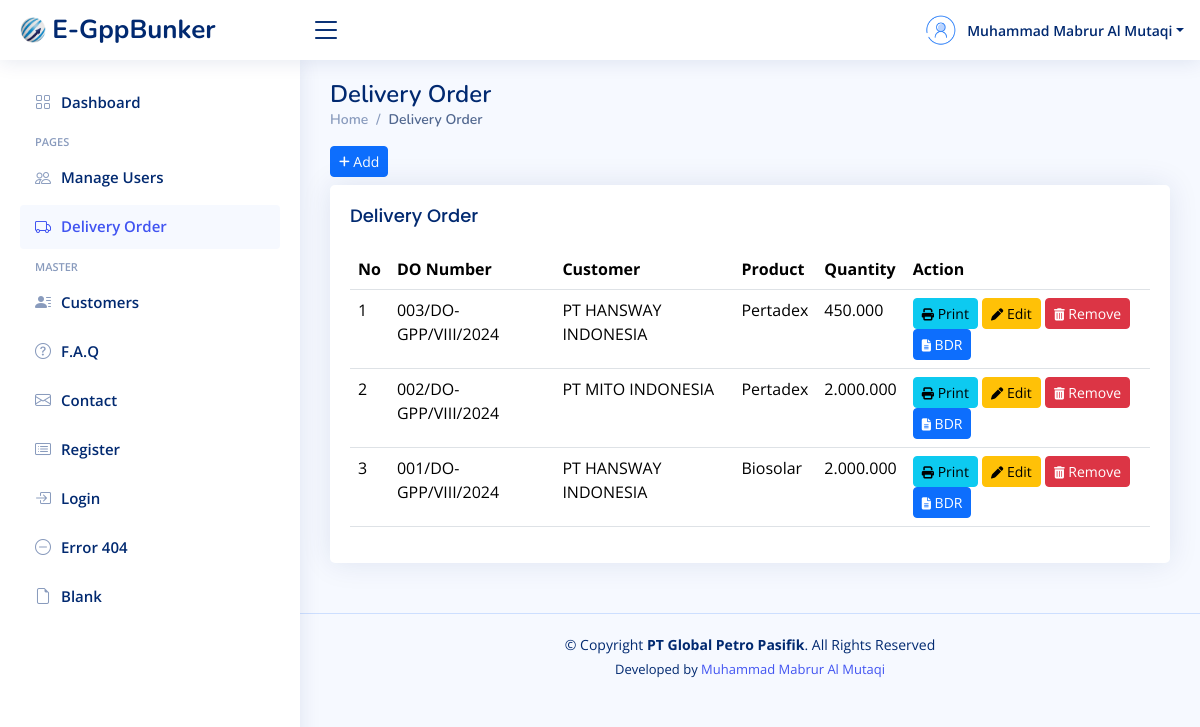
Page /manage-delivery-order.php (signed in) on the committed database.
### tables this page shows
CREATE TABLE `delivery_order` (
  `id_do` int(10) NOT NULL,
  `po_number` varchar(50) DEFAULT NULL,
  `do_number` varchar(50) NOT NULL,
  `do_date` date DEFAULT NULL,
  `customer_id` int(10) NOT NULL,
  `product` varchar(60) NOT NULL,
  `armada` varchar(60) NOT NULL,
  `quantity` bigint(15) NOT NULL,
  `driver` varchar(50) DEFAULT NULL,
  `departure_time` varchar(30) DEFAULT NULL,
  `arrival_time` varchar(30) DEFAULT NULL,
  `loading_port` varchar(50) NOT NULL,
  `discharging_port` varchar(50) NOT NULL,
  `commence_pump` varchar(30) DEFAULT NULL,
  `finished_pump` varchar(30) DEFAULT NULL,
  `seal_number1` varchar(30) DEFAULT NULL,
  `seal_number2` varchar(30) DEFAULT NULL
);

CREATE TABLE `customer` (
  `id_customer` int(10) NOT NULL,
  `customer_name` varchar(60) NOT NULL,
  `address` text NOT NULL
);

### manage-delivery-order.php (the view, shortened to what this page needs)
<?php
    include "koneksi.php";
    $nama = $_SESSION["nama"];
?>
<!DOCTYPE html>
<html lang="en">
<?php
    include "layouts/head-css.php";
?>
<body>
<?php
    include "layouts/header.php";
?>
<?php
    include "layouts/sidebar.php";
?>
<main id="main" class="main">
    <div class="pagetitle">
      <h1>Delivery Order</h1>
      <nav>
        <ol class="breadcrumb">
          <li class="breadcrumb-item"><a href="index.php">Home</a></li>
          <li class="breadcrumb-item active">Delivery Order</li>
        </ol>
      </nav>
    </div>
    <a href="tambah-delivery.php" class="btn btn-primary btn-sm mb-2"><i class="fa fa-plus fa-sm"></i> Add</a>
    <section class="section">
      <div class="row">
        <div class="col-lg-12">
          <div class="card">
            <div class="card-body">
              <h5 class="card-title">Delivery Order</h5>
                <div class="table-responsive">
                  <table class="table datatable">
                    <thead>
                      <tr>
                        <th>No</th>
                        <th>DO Number</th>
                        <th>Customer</th>
                        <th>Product</th>
                        <th>Quantity</th>
                        <th>Action</th>
                      </tr>
                    </thead>
                    <tbody>
                    <?php
                        $no = 1;
                        $query = "SELECT * FROM delivery_order JOIN customer ON customer.id_customer=delivery_order.customer_id ORDER BY id_do DESC";
                        $tampil = mysqli_query($koneksi, $query);
                        if (mysqli_num_rows($tampil) > 0) {
                            while ($data = mysqli_fetch_assoc($tampil)){
                              $id_do = $data['id_do'];
                              $bdrExists = mysqli_query($koneksi, "SELECT COUNT(*) as count FROM bdr WHERE do_id = $id_do");
                              $bdrExists = mysqli_fetch_assoc($bdrExists)['count'] > 0;
                    ?>
                      <tr>
                        <td><?= $no++?></td>
                        <td><?= $data['do_number']?></td>
                        <td><?= $data['customer_name']?></td>
                        <td><?= $data['product']?></td>
                        <td><?= number_format($data['quantity'], 0, ',', '.') ?></td>
                        <td>
                          <a href="#" class="btn btn-info btn-sm" onclick="printContent(<?= $data['id_do']?>);"><i class="fa fa-print fa-sm"></i> Print</a>
                          <a href="edit-delivery.php?id_do=<?= $data['id_do']?>" class="btn btn-warning btn-sm"><i class="fa fa-pen fa-sm"></i> Edit</a>
                          <a href="#" class="btn btn-danger btn-sm" onclick="return confirmRemove(<?= $data['id_do']?>);"><i class="fa fa-trash fa-sm"></i> Remove</a>
                          <?php if (!$bdrExists): ?>
                              <a href="tambah-bdr.php?id_do=<?= $id_do ?>" class="btn btn-primary btn-sm"><i class="fa fa-file-alt fa-sm"></i> BDR</a>
                          <?php else: ?>
                              <a href="view-bdr.php?id_do=<?= $id_do ?>" class="btn btn-secondary btn-sm"><i class="fa fa-eye fa-sm"></i> View BDR</a>
                          <?php endif; ?>
                        </td>
                      </tr>
                    <?php
                        }
                    } else {
                    ?>
                        <tr>
                            <td colspan="5" class="text-center">Tidak ada data</td>
                        </tr>
                    <?php } ?>
                    </tbody>
                  </table>
                </div>
            </div>
          </div>
        </div>
      </div>
    </section>
  </main>
<?php
    include "layouts/footer.php";
?>
</body>
</html>

### layouts/head-css.php (shortened to what this page needs)
<head>
  <link href="assets/vendor/bootstrap/css/bootstrap.min.css" rel="stylesheet">
  <link href="assets/vendor/bootstrap-icons/bootstrap-icons.css" rel="stylesheet">
  <link href="assets/vendor/boxicons/css/boxicons.min.css" rel="stylesheet">
  <link href="assets/vendor/quill/quill.snow.css" rel="stylesheet">
  <link href="assets/vendor/quill/quill.bubble.css" rel="stylesheet">
  <link href="assets/vendor/remixicon/remixicon.css" rel="stylesheet">
  <link href="assets/vendor/simple-datatables/style.css" rel="stylesheet">
  <link href="assets/css/style.css" rel="stylesheet">
  <link rel="stylesheet" href="node_modules/@fortawesome/fontawesome-free/css/all.min.css">
</head>

### layouts/header.php (shortened to what this page needs)
<header id="header" class="header fixed-top d-flex align-items-center">
<div class="d-flex align-items-center justify-content-between">
  <a href="index.php" class="logo d-flex align-items-center">
    <img src="assets/img/logo-gpp-2.png" alt="">
    <span class=" d-lg-block">E-GppBunker</span>
  </a>
  <i class="bi bi-list toggle-sidebar-btn"></i>
</div>
<nav class="header-nav ms-auto">
  <ul class="d-flex align-items-center">
    <li class="nav-item dropdown pe-3">
      <a class="nav-link nav-profile d-flex align-items-center pe-0" href="#" data-bs-toggle="dropdown">
        <img src="assets/img/user-286.png" alt="Profile" class="rounded-circle">
        <span class="d-none d-md-block dropdown-toggle ps-2"><?= $nama?></span>
      </a>
    </li>
  </ul>
</nav>
</header>

### layouts/sidebar.php
<aside id="sidebar" class="sidebar">
<ul class="sidebar-nav" id="sidebar-nav">
  <li class="nav-item">
    <a class="nav-link <?= basename($_SERVER['PHP_SELF']) == 'index.php' || basename($_SERVER['PHP_SELF']) == 'my-profile.php' || basename($_SERVER['PHP_SELF']) == 'change-profile.php' || basename($_SERVER['PHP_SELF']) == 'change-password.php' ? '' : 'collapsed'?>" href="index.php">
      <i class="bi bi-grid"></i>
      <span>Dashboard</span>
    </a>
  </li>
  <li class="nav-heading">Pages</li>
  <?php if (isset($_SESSION['is_admin']) && $_SESSION['is_admin'] == true): ?>
    <li class="nav-item ">
      <a class="nav-link <?= basename($_SERVER['PHP_SELF']) == 'manage-users.php' || basename($_SERVER['PHP_SELF']) == 'tambah-user.php' || basename($_SERVER['PHP_SELF']) == 'reset-password.php' ? '' : 'collapsed'?>" href="manage-users.php">
        <i class="bi bi-people"></i>
        <span>Manage Users</span>
      </a>
    </li>
  <?php endif; ?>
  <li class="nav-item">
    <a class="nav-link <?= basename($_SERVER['PHP_SELF']) == 'manage-delivery-order.php' || basename($_SERVER['PHP_SELF']) == 'tambah-delivery.php' || basename($_SERVER['PHP_SELF']) == 'edit-delivery.php' || basename($_SERVER['PHP_SELF']) == 'tambah-bdr.php' ? '' : 'collapsed'?>" href="manage-delivery-order.php">
      <i class="bi bi-truck"></i>
      <span>Delivery Order</span>
    </a>
  </li>
  <li class="nav-heading">Master</li>
  <li class="nav-item">
    <a class="nav-link <?= basename($_SERVER['PHP_SELF']) == 'manage-customers.php' || basename($_SERVER['PHP_SELF']) == 'tambah-customer.php' || basename($_SERVER['PHP_SELF']) == 'edit-customer.php' ? '' : 'collapsed'?>" href="manage-customers.php">
      <i class="bi bi-person-lines-fill"></i>
      <span>Customers</span>
    </a>
  </li>
  <li class="nav-item">
    <a class="nav-link collapsed" href="pages-faq.html">
      <i class="bi bi-question-circle"></i>
      <span>F.A.Q</span>
    </a>
  </li>
  <li class="nav-item">
    <a class="nav-link collapsed" href="pages-contact.html">
      <i class="bi bi-envelope"></i>
      <span>Contact</span>
    </a>
  </li>
  <li class="nav-item">
    <a class="nav-link collapsed" href="pages-register.html">
      <i class="bi bi-card-list"></i>
      <span>Register</span>
    </a>
  </li>
  <li class="nav-item">
    <a class="nav-link collapsed" href="pages-login.html">
      <i class="bi bi-box-arrow-in-right"></i>
      <span>Login</span>
    </a>
  </li>
  <li class="nav-item">
    <a class="nav-link collapsed" href="pages-error-404.html">
      <i class="bi bi-dash-circle"></i>
      <span>Error 404</span>
    </a>
  </li>
  <li class="nav-item">
    <a class="nav-link collapsed" href="pages-blank.html">
      <i class="bi bi-file-earmark"></i>
      <span>Blank</span>
    </a>
  </li>
</ul>
</aside>

### layouts/footer.php
<footer id="footer" class="footer">
    <div class="copyright">
        &copy; Copyright <strong><span>PT Global Petro Pasifik</span></strong>. All Rights Reserved
    </div>
    <div class="credits">
        Developed by <a href="https://www.instagram.com/mabruralmutaqi/" target="_blank">Muhammad Mabrur Al Mutaqi</a>
    </div>
</footer>

### assets/css/style.css (style rules this page uses)
:root { scroll-behavior: smooth; }
body { font-family: "Open Sans", sans-serif; background: #f6f9ff; color: #444444; }
a { color: #4154f1; text-decoration: none; }
h1, h2, h3, h4, h5, h6 { font-family: "Nunito", sans-serif; }
#main { margin-top: 60px; padding: 20px 30px; transition: all 0.3s; }
.pagetitle { margin-bottom: 10px; }
.pagetitle h1 { font-size: 24px; margin-bottom: 0; font-weight: 600; color: #012970; }
.card { margin-bottom: 30px; border: none; border-radius: 5px; box-shadow: 0px 0 30px rgba(1, 41, 112, 0.1); }
.card-title { padding: 20px 0 15px 0; font-size: 18px; font-weight: 500; color: #012970; font-family: "Poppins", sans-serif; }
.card-body { padding: 0 20px 20px 20px; }
.breadcrumb { font-size: 14px; font-family: "Nunito", sans-serif; color: #899bbd; font-weight: 600; }
.breadcrumb a { color: #899bbd; transition: 0.3s; }
.breadcrumb .breadcrumb-item::before { color: #899bbd; }
.breadcrumb .active { color: #51678f; font-weight: 600; }
.logo { line-height: 1; }
@media (min-width: 1200px) { .logo { width: 280px; } }
.logo img { max-height: 26px; margin-right: 6px; }
.logo span { font-size: 26px; font-weight: 700; color: #012970; font-family: "Nunito", sans-serif; }
.header { transition: all 0.5s; z-index: 997; height: 60px; box-shadow: 0px 2px 20px rgba(1, 41, 112, 0.1); background-color: #fff; padding-left: 20px; }
.header .toggle-sidebar-btn { font-size: 32px; padding-left: 10px; cursor: pointer; color: #012970; }
.header-nav ul { list-style: none; }
.header-nav>ul { margin: 0; padding: 0; }
.header-nav .nav-profile { color: #012970; }
.header-nav .nav-profile img { max-height: 36px; }
.header-nav .nav-profile span { font-size: 14px; font-weight: 600; }
.sidebar { position: fixed; top: 60px; left: 0; bottom: 0; width: 300px; z-index: 996; transition: all 0.3s; padding: 20px; overflow-y: auto; scrollbar-width: thin; scrollbar-color: #aab7cf transparent; box-shadow: 0px 0px 20px rgba(1, 41, 112, 0.1); background-color: #fff; }
@media (min-width: 1200px) { #main, #footer { margin-left: 300px; } }
.sidebar-nav { padding: 0; margin: 0; list-style: none; }
.sidebar-nav li { padding: 0; margin: 0; list-style: none; }
.sidebar-nav .nav-item { margin-bottom: 5px; }
.sidebar-nav .nav-heading { font-size: 11px; text-transform: uppercase; color: #899bbd; font-weight: 600; margin: 10px 0 5px 15px; }
.sidebar-nav .nav-link { display: flex; align-items: center; font-size: 15px; font-weight: 600; color: #4154f1; transition: 0.3; background: #f6f9ff; padding: 10px 15px; border-radius: 4px; }
.sidebar-nav .nav-link i { font-size: 16px; margin-right: 10px; color: #4154f1; }
.sidebar-nav .nav-link.collapsed { color: #012970; background: #fff; }
.sidebar-nav .nav-link.collapsed i { color: #899bbd; }
.footer { padding: 20px 0; font-size: 14px; transition: all 0.3s; border-top: 1px solid #cddfff; }
.footer .copyright { text-align: center; color: #012970; }
.footer .credits { padding-top: 5px; text-align: center; font-size: 13px; color: #012970; }

### rows in the picture
delivery_order: do_number "003/DO-GPP/VIII/2024", customer.customer_name "PT HANSWAY INDONESIA", product "Pertadex", quantity "450.000"
delivery_order: do_number "002/DO-GPP/VIII/2024", customer.customer_name "PT MITO INDONESIA", product "Pertadex", quantity "2.000.000"
delivery_order: do_number "001/DO-GPP/VIII/2024", customer.customer_name "PT HANSWAY INDONESIA", product "Biosolar", quantity "2.000.000"

### other values in the picture
$nama "Muhammad Mabrur Al Mutaqi"
